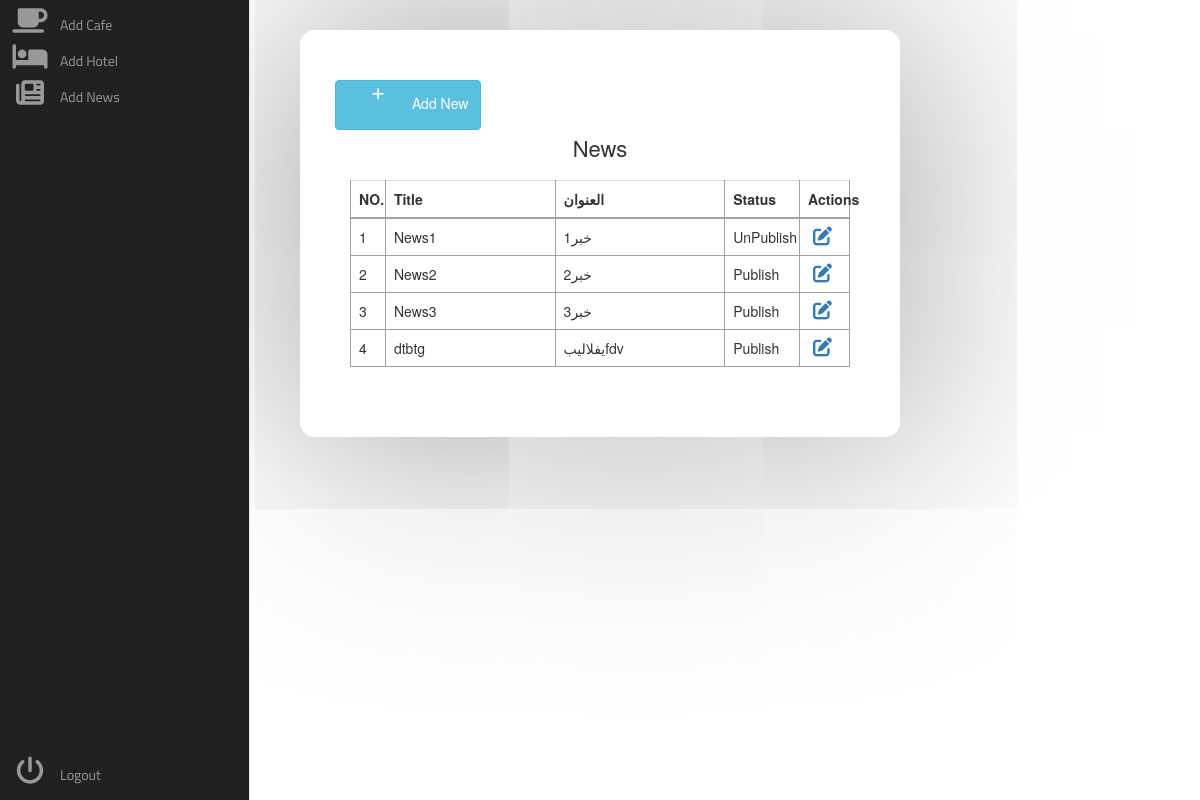
The page /employee/news.php on the database its author committed.
### tables this page shows
CREATE TABLE `news` (
  `news_id` int(255) NOT NULL,
  `news_title` varchar(255) NOT NULL,
  `news_title_ar` varchar(255) NOT NULL,
  `news_description` text NOT NULL,
  `news_description_ar` varchar(255) NOT NULL,
  `news_img` varchar(255) NOT NULL,
  `news_status` int(255) NOT NULL
);

### employee/news.php (the view, shortened to what this page needs)
<!DOCTYPE html>
<html lang="en">
<head>
        <link rel="stylesheet" href="style/admin.css">
        <link rel="stylesheet" href="https://stackpath.bootstrapcdn.com/font-awesome/4.7.0/css/font-awesome.min.css">
    <link rel="stylesheet" href="https://stackpath.bootstrapcdn.com/bootstrap/3.3.7/css/bootstrap.min.css">
    </head>
    <body>
    <div class="area"></div><nav class="main-menu">
    <ul>
    <li class="has-subnav">
                    <a href="cafes.php">
                       <i class="fa fa-mug-saucer fa-2x"></i>
                        <span class="nav-text">
                            Add Cafe
                        </span>
                    </a>
                </li>
                <li class="has-subnav">
                    <a href="hotels.php">
                       <i class="fa fa-hotel fa-2x"></i>
                        <span class="nav-text">
                            Add Hotel
                        </span>
                    </a>
                </li>
                <li>
                    <a href="news.php">
                        <i class="fa fa-newspaper fa-2x"></i>
                        <span class="nav-text">
                            Add News
                        </span>
                    </a>
                </li>
            </ul>
            <ul class="logout">
                <li>
                   <a href="#">
                         <i class="fa fa-power-off fa-2x"></i>
                        <span class="nav-text">
                            Logout
                        </span>
                    </a>
                </li>
            </ul>
        </nav>
        <diV class="table-wrapper">
            <div class="table-title">
                <div class="row">
                <a href="add_news.php" type="button" class="btn btn-info "><i class="fa fa-plus"></i> Add New</a>
                    <div><h2>News <b></b></h2></div>
                </div>
            </div>
        <table class="table table-bordered">
            <thead>
                <tr>
                    <th style="width: 7%;">NO.</th>
                    <th>Title</th>
                    <th>العنوان</th>
                    <th style="width: 15%;">Status</th>
                    <th style="width: 10%;">Actions</th>
                </tr>
            </thead>
            <tbody>
                <?php
                    include "../config.php";
                    $query_pag_data = "SELECT * FROM news";
                    $result_pag_data = mysqli_query($conn, $query_pag_data);
                    $i = 1;
                    while($row = mysqli_fetch_assoc($result_pag_data))
                    {
                        $news_title = $row['news_title'];
                        $news_title_ar = $row['news_title_ar'];
                        $news_status = $row['news_status'];
                ?>
                <tr>
                    <td><?php echo $i++ ?></td>
                    <td><?php echo $news_title; ?></td>
                    <td><?php echo $news_title_ar; ?></td>
                    <td><?php if ($news_status == 1)
                                {
                                    echo "Publish";
                                }
                                else if ($news_status == 2)
                                {
                                    echo "UnPublish";
                                }
                    ?></td>
                    <td><?php echo "<a href='edit_news.php?id=$row[news_id]'><i class='fa-solid fa-pen-to-square'></a>" ?></td>
                </tr>
            <?php } ?>
            </tbody>
        </table>
        </diV>
    </body>
</html>

### employee/style/admin.css (style rules this page uses)
.fa-2x { font-size: 2em; }
.fa { position: relative; display: table-cell; width: 60px; height: 36px; text-align: center; vertical-align: middle; font-size:20px; }
.main-menu { background:#212121; border-right:1px solid #e5e5e5; position:absolute; top:0; bottom:0; height:100%; left:0; width:60px; overflow:hidden; -webkit-transition:width .05s linear; transition:width .05s linear; -webkit-transform:translateZ(0) scale(1,1); z-index:1000; }
.main-menu>ul { margin:7px 0; }
.main-menu li { position:relative; display:block; width:250px; }
.main-menu li>a { position:relative; display:table; border-collapse:collapse; border-spacing:0; color:#999; font-family: arial; font-size: 14px; text-decoration:none; -webkit-transform:translateZ(0) scale(1,1); -webkit-transition:all .1s linear; transition:all .1s linear; }
.main-menu .nav-text { position:relative; display:table-cell; vertical-align:middle; width:190px; font-family: 'Titillium Web', sans-serif; }
.main-menu>ul.logout { position:absolute; left:0; bottom:0; }
nav { -webkit-user-select:none; -moz-user-select:none; -ms-user-select:none; -o-user-select:none; user-select:none; }
nav ul,nav li { outline:0; margin:0; padding:0; }

### employee/news.php (style rules this page uses)
.table-wrapper { width: 50%; margin: 30px auto; background: rgba(255, 255, 255, 0.8); padding: 50px; box-shadow: 0 0 1000px rgb(147, 146, 146); border-radius: 15px; }
.table-title { padding-bottom: 10px; margin: 0 0 10px; }
.table-title h2 { margin: 6px 0 0; font-size: 22px; display: flex; align-items: center; justify-content: center; }
table.table { table-layout: fixed; background: #fff; }
table.table tr th, table.table tr td { border-color: #a3a1a1; }
table.table th:last-child { width: 100px; }
table.table td a { cursor: pointer; display: inline-block; margin: 0 5px; min-width: 24px; }
table.table td i { font-size: 19px; }

### rows shown on the page
news: news_title "News1", news_title_ar "خبر1", news_status "UnPublish"
news: news_title "News2", news_title_ar "خبر2", news_status "Publish"
news: news_title "News3", news_title_ar "خبر3", news_status "Publish"
news: news_title "dtbtg", news_title_ar "يفلاليبfdv", news_status "Publish"
